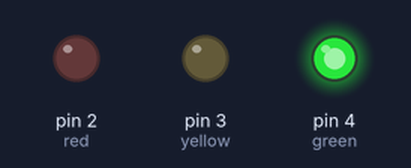
Bench run of a sketch on a simulated Arduino Uno, built with avr-gcc and run on an emulated ATmega328P. Shown: output pins drawn as LEDs (lit = HIGH).

Above: at 1.5 s.
At 4.5 s:
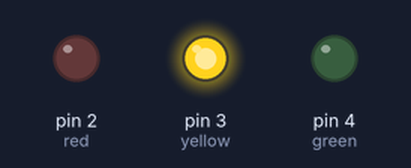
At 7.5 s:
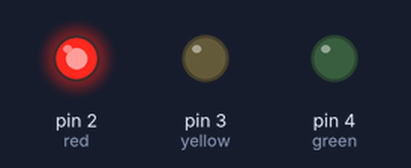
Timing chart, 0 to 11.7 s (numbered marks = the images above):
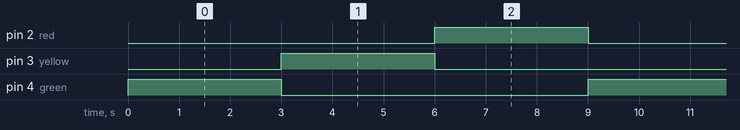

The sketch:

sketch_oct27a.ino
```cpp
int red=2;
int yellow=3;
int green=4;

void setup() {
  pinMode(red,OUTPUT);
  pinMode(yellow,OUTPUT);
  pinMode(green,OUTPUT);
}

void loop() {

  digitalWrite(green,HIGH);
  delay(3000);
  digitalWrite(green,LOW);

  digitalWrite(yellow,HIGH);
  delay(3000);
  digitalWrite(yellow,LOW);

  digitalWrite(red,HIGH);
  delay(3000);
  digitalWrite(red,LOW);

}
```

Measured:
- by itself, pin 2 (red), pin 3 (yellow), pin 4 (green): alternates HIGH for 3.0 s and LOW for 6.0 s
- by itself, everything shown: repeats every 9.0 s, in 4 steps
